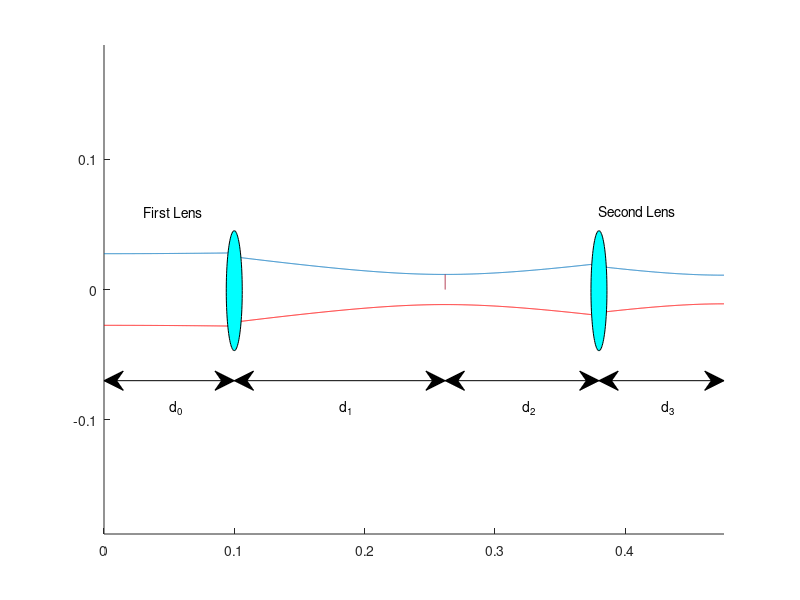

The MATLAB source for this figure: (Note: this script raises an error after producing the figure.)
close all;
clear all;

mkdir('../MatlabFigures', 'Interferometer');

r_p = 0.055; % Reactor port opening [m]
w_0 = 0.0275; % Initial Beam Waist [m]
r = 0.125; % Minor tokamak radius [m]
freq = 60; % Frequency of probe beam [GHz]

d_0 = 0.1; % Distance between source and first lens
d_r = 0.015; % Distance between first lens and reactor wall
f_0 = 0.2; % Focal length of first lens
f_1 = 0.08; % Focal length of second lens

topstart = 2 * asin(r_p/(2 * r)) / 2;
topend = (2 * pi - 2 * topstart) / 2;
bottomstart = topend + topstart * 2;
bottomend = 2 * pi - topstart;
c = 299792458;
lambda = c / (freq * 10^9);
d = f_0 + f_1;
w_1 = (lambda * f_0) / (pi * w_0);
d_1 = (((d_0 / f_0) - 1) / ((w_0^(2) * pi) / (f_0 * lambda) + ((d_0 / f_0) - 1)^(2)) + 1) * f_0;
w_2 = (f_1 / f_0) * w_0;
d_2 = d - d_1;
d_3 = f_1 / f_0 * (f_0 + f_1 - (f_1 / f_0) * d_0);
x_0 = linspace(0, d_0, 1000);
y_0 = [];
for i = 1:1000
    w = w_0 * sqrt(1+((lambda * x_0(i)) / (pi * w_0^2))^2);
    y_0 = horzcat(y_0, w);
end

x_1 = linspace(0, d_1, 1000);
y_1 = [];
for i = 1:1000
    w = w_1 * sqrt(1+((lambda * x_1(i)) / (pi * w_1^2))^2);
    y_1 = horzcat(y_1, w);
end
y_1 = fliplr(y_1);
y = horzcat(y_0, y_1);

x_2 = linspace(0, d_2, 1000);
y_2 = [];
for i = 1:1000
    w = w_1 * sqrt(1+((lambda * x_2(i)) / (pi * w_1^2))^2);
    y_2 = horzcat(y_2, w);
end

y = horzcat(y, y_2);

x_3 = linspace(0, d_3, 1000);
y_3 = [];
for i = 1:1000
    w = w_2 * sqrt(1+((lambda * x_3(i)) / (pi * w_2^2))^2);
    y_3 = horzcat(y_3, w);
end
y_3 = fliplr(y_3);
y = horzcat(y, y_3);
for i = 1:1000
    x_1(i) = x_1(i) + d_0;
end
for i = 1:1000
    x_2(i) = x_2(i) + d_0 + d_1;
end
for i = 1:1000
    x_3(i) = x_3(i) + d_0 + d_1 + d_2;
end
x = horzcat(x_0, x_1, x_2, x_3);
testx = horzcat(x_0, x_1, x_2, x_3);
Opy = -y;
l = figure;
hold on
axis equal
p1 = plot(x, y);
p2 = plot(x, Opy, 'Color', 'red');
%p3 = xline(d_0, '--');
%xline(d_0+d_1+d_2, '--');
axPos = get(gca, 'Position');
xMinMax = xlim;
yMinMax = ylim;
zAnn = axPos(1) + ((0 - xMinMax(1)) / (xMinMax(2) - xMinMax(1))) * axPos(3);
d0Ann = axPos(1) + ((d_0 - xMinMax(1)) / (xMinMax(2) - xMinMax(1))) * axPos(3);
d1Ann = axPos(1) + ((d_0 + d_1 - xMinMax(1)) / (xMinMax(2) - xMinMax(1))) * axPos(3);
d2Ann = axPos(1) + ((d_0 + d_1 + d_2 - xMinMax(1)) / (xMinMax(2) - xMinMax(1))) * axPos(3);
d3Ann = axPos(1) + ((d_0 + d_1 + d_2 + d_3 - xMinMax(1)) / (xMinMax(2) - xMinMax(1))) * axPos(3);
yAnn = axPos(2) + ((-0.07 - yMinMax(1)) / (yMinMax(2) - yMinMax(1))) * axPos(4);
annotation('doublearrow', [zAnn, d0Ann], [yAnn, yAnn]);
annotation('doublearrow', [d0Ann, d1Ann], [yAnn, yAnn]);
annotation('doublearrow', [d1Ann, d2Ann], [yAnn, yAnn]);
annotation('doublearrow', [d2Ann, d3Ann], [yAnn, yAnn]);
annotation('ellipse', [d0Ann - 0.01, yAnn + 0.05, 0.02, 0.2], 'FaceColor', 'cyan');
annotation('ellipse', [d2Ann - 0.01, yAnn + 0.05, 0.02, 0.2], 'FaceColor', 'cyan');
text(d_0/2, -0.09, 'd_0')
text(d_0+(d_1 / 2), -0.09, 'd_1')
text(d_0+d_1+(d_2 / 2), -0.09, 'd_2')
text(d_0+d_1+d_2+(d_3 / 2), -0.09, 'd_3')
text(d_0-0.07, 0.06, 'First Lens')
text(d_0+d_1+d_2, 0.06, 'Second Lens')
w1x = (d_0 + d_1);
w1x = repelem(w1x, 100);
w1y = linspace(0, w_1);
p4 = plot(w1x, w1y);
%plot(w1x(1),w1y(100), 'Marker', '^', 'MarkerSize', 2, 'MarkerEdgeColor', 'green', 'MarkerFaceColor', 'green');
%plot(w1x(1),w1y(1), 'Marker', 'V', 'MarkerSize', 2, 'MarkerEdgeColor', 'green', 'MarkerFaceColor', 'green');
yline(0, '-');
xlabel('Distance [m]');
ylabel('Beam Waist [m]');
title('Profile of Gaussian Beam Interferometer');
axis equal
top = linspace(topstart, topend, 100); % Creates 1000 datapoints between 0 and 4 pi
x_t = d_0 + d_r + r + r * cos(top); % x-parameter of circle
y_t = r * sin(top); % y-parameter of circle
bottom = linspace(bottomstart, bottomend, 100);
x_b = d_0 + d_r + r + r * cos(bottom); % x-parameter of circle
y_b = r * sin(bottom); % y-parameter of circle
p5 = plot(x_t, y_t, 'color', [0.911, 0.4100, 0.1700]); % Plot circle
plot(x_b, y_b, 'color', [0.911, 0.4100, 0.1700]);
lgd = legend([p1, p2, p4, p5], {'Beam Waist +', 'Beam Waist -', 'w_1', 'Reactor'});
legend('boxoff')
legend('Location', 'northwest')
lgd.NumColumns = 2;
hold off
mkdir('../MatlabFigures', 'Interferometer');
epsfilename = 'Interferometer.eps';
foldername = sprintf('../MatlabFigures/Interferometer');
fullfilename = fullfile(foldername, epsfilename);
saveas(l, fullfilename, 'epsc')
hold off
